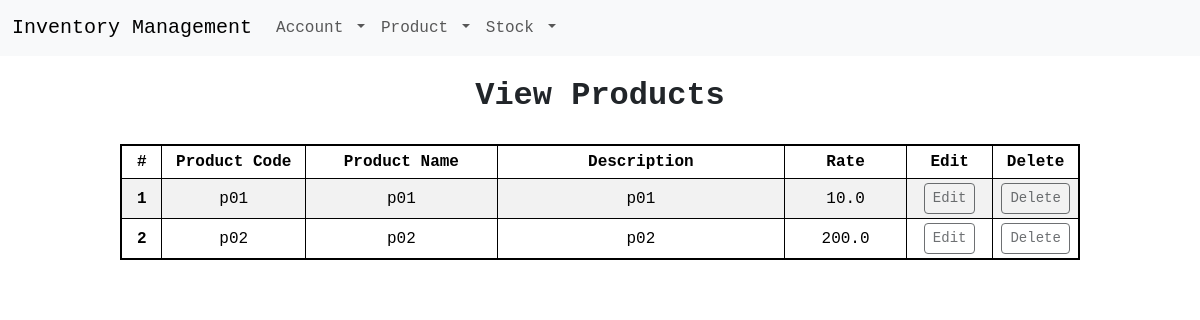
/view-product (signed in), run on an earlier commit of the app's database.
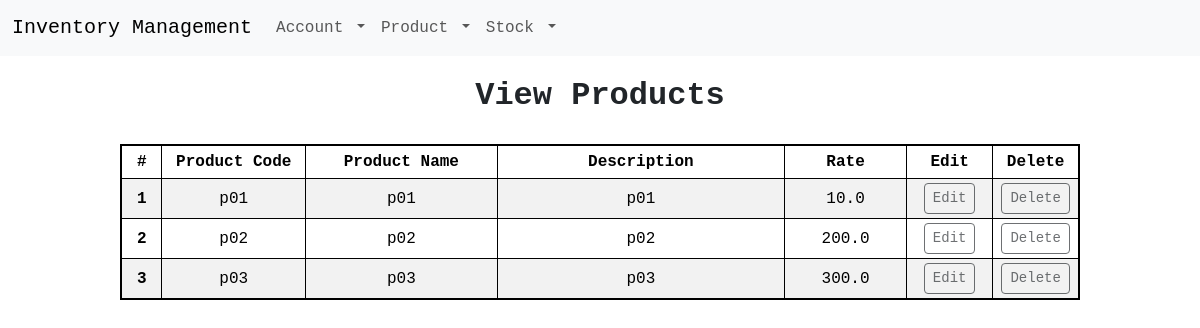
And on a later commit of the database.
### app/models.py (models this page shows)
class Product(db.Model):
    id = db.Column(db.Integer, primary_key=True)
    productCode = db.Column(db.String(250), unique=True, nullable=False)
    productName = db.Column(db.String(250), nullable=False)
    description = db.Column(db.String(250), nullable=False)
    rate = db.Column(db.Float, nullable=False)

### app/views.py (the view)
@app.route("/view-product", methods=["GET", "POST"])
@login_required
def viewProduct():
    products = db.session.query(models.Product).all()
    if current_user.username == "admin":
        return render_template("view_product.html", products=products, admin=True)
    else:
        return render_template("view_product.html", products=products, admin=False)

### app/views.py (called while the page is built)
@login_manager.user_loader
def loader_user(user_id):
    return models.Users.query.get(user_id)

### app/templates/view_product.html
{% extends 'base.html' %}
{% block content %}
<div class="head-text">View Products</div>
    <table class="table table-striped table-bordered table-hover table-sm">
        <thead>
        <tr>
            <th scope="col">#</th>
            <th scope="col" width="15%">Product Code</th>
            <th scope="col" width="20%">Product Name</th>
            <th scope="col" width="30%">Description</th>
            <th scope="col">Rate</th>
            <th scope="col" width="9%">Edit</th>
            <th scope="col" width="9%">Delete</th>
        </tr>
        </thead>
        <tbody>
        {% for product in products %}
            <tr>
            <th scope="row">{{ loop.index }}</th>
            <td>{{ product.productCode }}</td>
            <td>{{ product.productName }}</td>
            <td>{{ product.description }}</td>
            <td>{{ product.rate }}</td>
            {% if admin %}
            <td><a class="btn btn-outline-dark btn-sm" href ="/edit-product/{{ product.id }}">Edit</a></td>
            <td><a class="btn btn-outline-dark btn-sm" href ="/delete-product/{{ product.id }}">Delete</a></td>
            {% else %}
            <td><a class="btn btn-outline-dark btn-sm disabled" href ="/">Edit</a></td>
            <td><a class="btn btn-outline-dark btn-sm disabled" href ="/">Delete</a></td>
            {% endif %}
            </tr>
        {% endfor %}
        </tbody>
    </table>
{% endblock %}

### app/templates/base.html (shortened to what this page needs)
<!DOCTYPE html>
<html>
  <head>
    <html lang="en">
    <link
      href="https://cdn.jsdelivr.net/npm/bootstrap@5.3.2/dist/css/bootstrap.min.css"
      rel="stylesheet"
    />
    <link rel="stylesheet" href="../static/styles/base.css" />
  </head>
  <body>
    <nav class="navbar navbar-expand-lg bg-body-tertiary navbar-fixed-top">
      <div class="container-fluid">
        <a class="navbar-brand">Inventory Management</a>
        <div class="collapse navbar-collapse" id="navbarNav">
          <ul class="navbar-nav">
            <li class="nav-item dropdown">
              <a class="nav-link dropdown-toggle" href="#" role="button" data-bs-toggle="dropdown" aria-expanded="false">
                Account
              </a>
            </li>
            <li class="nav-item dropdown">
              <a class="nav-link dropdown-toggle" href="#" role="button" data-bs-toggle="dropdown" aria-expanded="false">
                Product
              </a>
            </li>
            <li class="nav-item dropdown">
              <a class="nav-link dropdown-toggle" href="#" role="button" data-bs-toggle="dropdown" aria-expanded="false">
                Stock
              </a>
            </li>
          </ul>
        </div>
      </div>
    </nav>
    <div id="main-content">{% block content %}{% endblock %}</div>
  </body>
</html>

### app/static/styles/base.css (style rules this page uses)
* { font-family: "Lucida Console", "Courier New", monospace; }
.head-text { font-size: 2em; font-weight: 600; text-align: center; padding-top: 0.5em; padding-bottom: 0.75em; }
.table { width: 80%; margin: auto; text-align: center; vertical-align: middle; border: 2px solid black; }

What changed in the data, as far as the page shows it:
added Product: productCode "p03", productName "p03", description "p03", rate "300.0"
